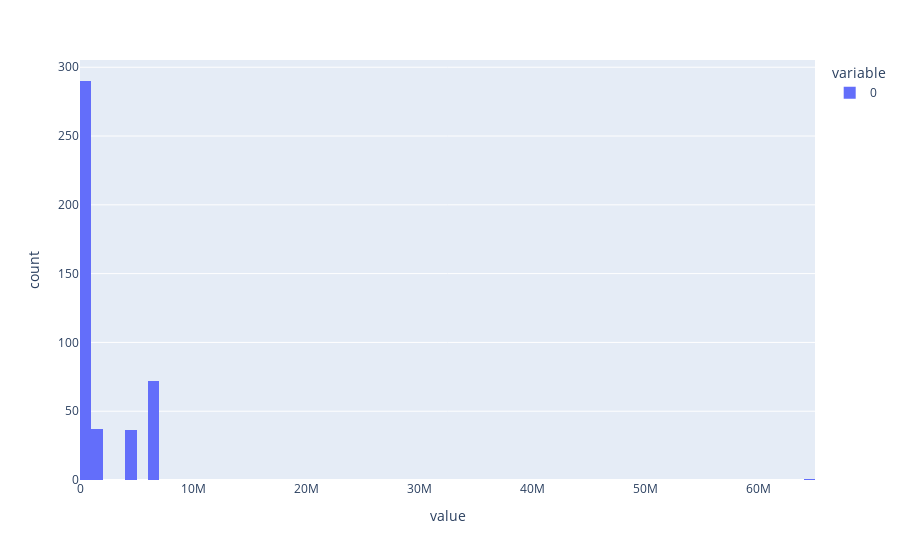

Here is the notebook cell this chart was saved with:
### Markdown cell above
### Another offloading approach – MultiOptimizer

### Code cell
import plotly.express as px

px.histogram([parameter.numel() for idx, parameter in enumerate(model.parameters())])

### Figure 1 — Plotly figure (JSON) as saved in the notebook; plotly's stock layout.template omitted (floating-point values rounded to 4 significant figures; data arrays with more than 128 entries replaced by an {"elided": "..."} marker saying what was removed)
{"data": [{"alignmentgroup": "True", "bingroup": "x", "hovertemplate": "variable=0<br>value=%{x}<br>count=%{y}<extra></extra>", "legendgroup": "0", "marker": {"color": "#636efa", "pattern": {"shape": ""}}, "name": "0", "offsetgroup": "0", "orientation": "v", "showlegend": true, "type": "histogram", "x": {"elided": "436 int values"}, "xaxis": "x", "yaxis": "y"}], "layout": {"autosize": true, "barmode": "relative", "legend": {"title": {"text": "variable"}, "tracegroupgap": 0}, "margin": {"t": 60}, "xaxis": {"anchor": "y", "autorange": true, "domain": [0, 1], "range": [-0.5, 65000000.0], "title": {"text": "value"}, "type": "linear"}, "yaxis": {"anchor": "x", "autorange": true, "domain": [0, 1], "range": [0, 305.3], "title": {"text": "count"}}}}
